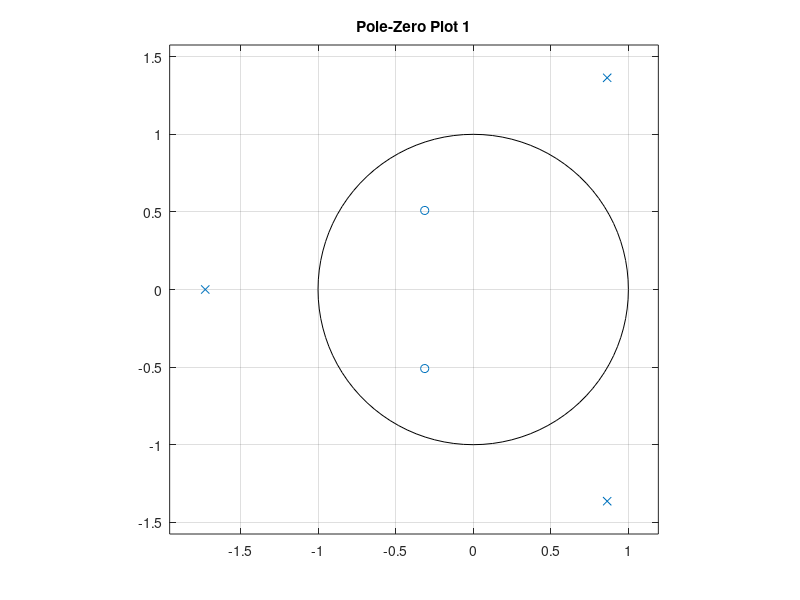
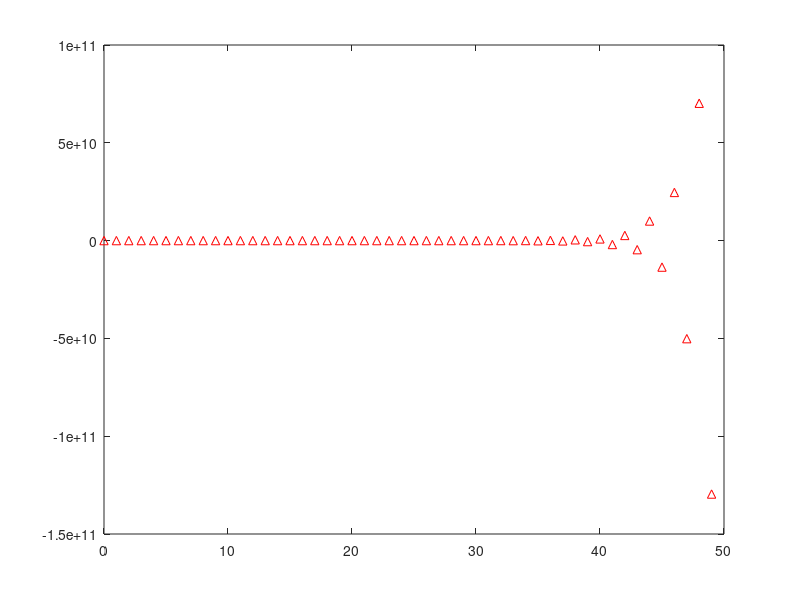
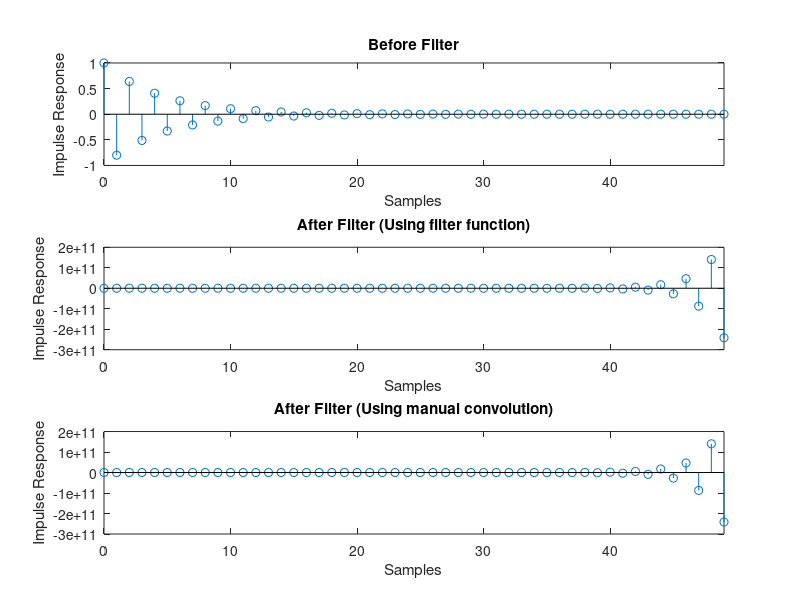
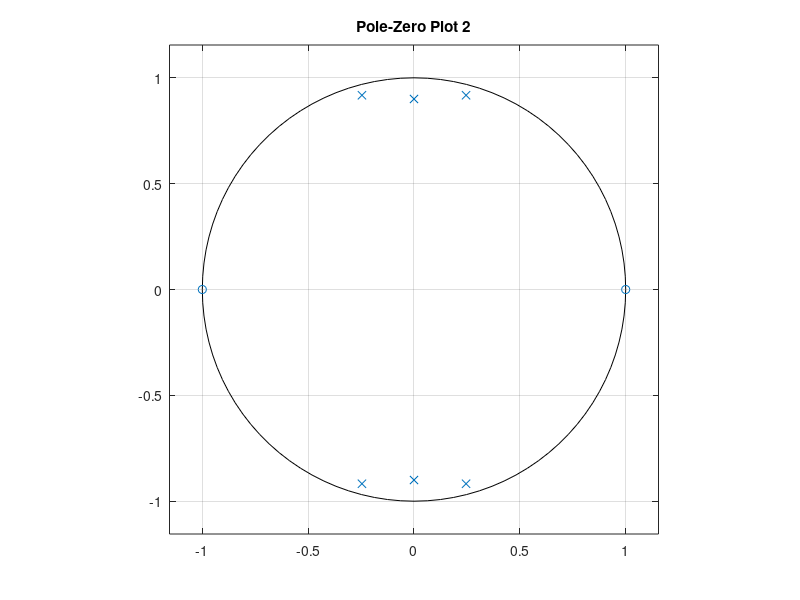

MATLAB code to generate these figures, in order:
%Michael Bentivegna
%Homework #6 - Due 3/23/2021

clear;
clc;
close all;

%% Question 1:

b1 = [2/5, 1/4, 1/7];
a1 = [1/3, 0, -1/8, 3/2];

[z,p,k] = tf2zp(b1,a1);

Zeros = z
Poles = p

figure;
zplane(z,p)
title('Pole-Zero Plot 1')

[h1, n1] = impz(b1, a1, 50);
figure;
impz(b1, a1, 50)

x1 = (-4/5).^(n1);

figure;
subplot(3,1,1)
stem(n1, x1)
xlim([0, 49])
title('Before Filter')
xlabel('Samples')
ylabel('Impulse Response')

subplot(3,1,2)
y1 = filter(b1, a1, x1);
stem(n1, y1)
xlim([0, 49])
title('After Filter (Using filter function)')
xlabel('Samples')
ylabel('Impulse Response')

subplot(3,1,3)
y2 = conv(x1, h1);
n2 = 0:1:length(y2)-1;
stem(n2, y2)
xlim([0, 49])
title('After Filter (Using manual convolution)')
xlabel('Samples')
ylabel('Impulse Response')

%% Question 2:

z2 = [-1; 1];
p2 = [.9*exp(j*(pi)/2); .9*exp(-j*(pi)/2); .95*exp(j*(5*pi)/12); .95*exp(-j*(5*pi)/12); .95*exp(j*(7*pi)/12); .95*exp(-j*(7*pi)/12)];
k2 = .01;

figure;
zplane(z2,p2)
title('Pole-Zero Plot 2')

[b2,a2] = zp2tf(z2,p2,k2);

[H, w] = freqz(b2, a2, 1024);

Magnitude = 20*log10(abs(H));
Phase = rad2deg(unwrap(angle(H)));

figure;
subplot(2,1,1);
plot(w, Magnitude);
xlim([0 pi]);
xticks([0  pi/4 pi/2 3*pi/4 pi]);
xticklabels({'0', '\pi/4', '\pi/2', '3\pi/4', '\pi'});
xlabel("Frequency (radians)");
ylabel("Magnitude (decibels)");
title("Magnitude Response");

subplot(2,1,2);
plot(w, Phase);
xlim([0 pi]);
xticks([0  pi/4 pi/2 3*pi/4 pi]);
xticklabels({'0', '\pi/4', '\pi/2', '3\pi/4', '\pi'});
xlabel("Frequency (radians)");
ylabel("Phase (degrees)");
title("Phase Response");


